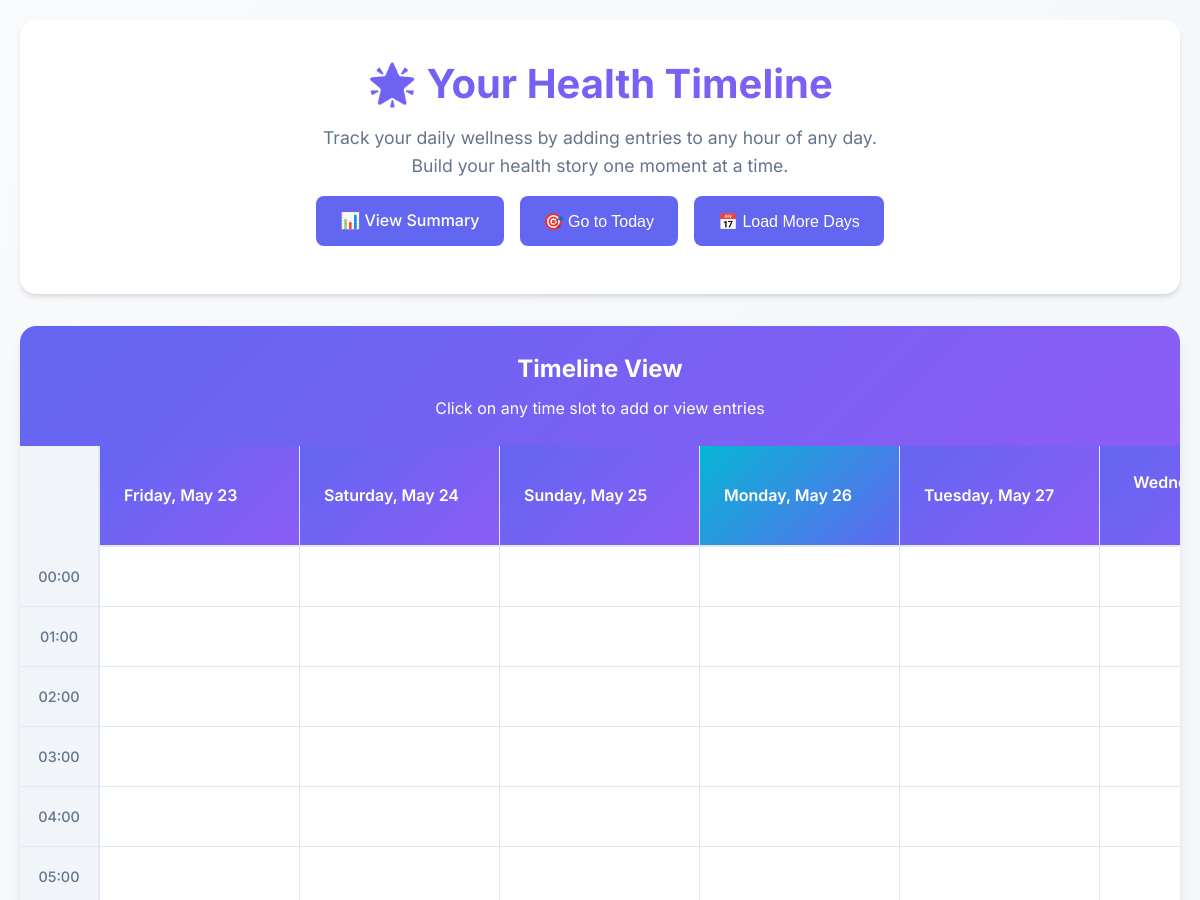
Before: / (upper part) with the older database file.
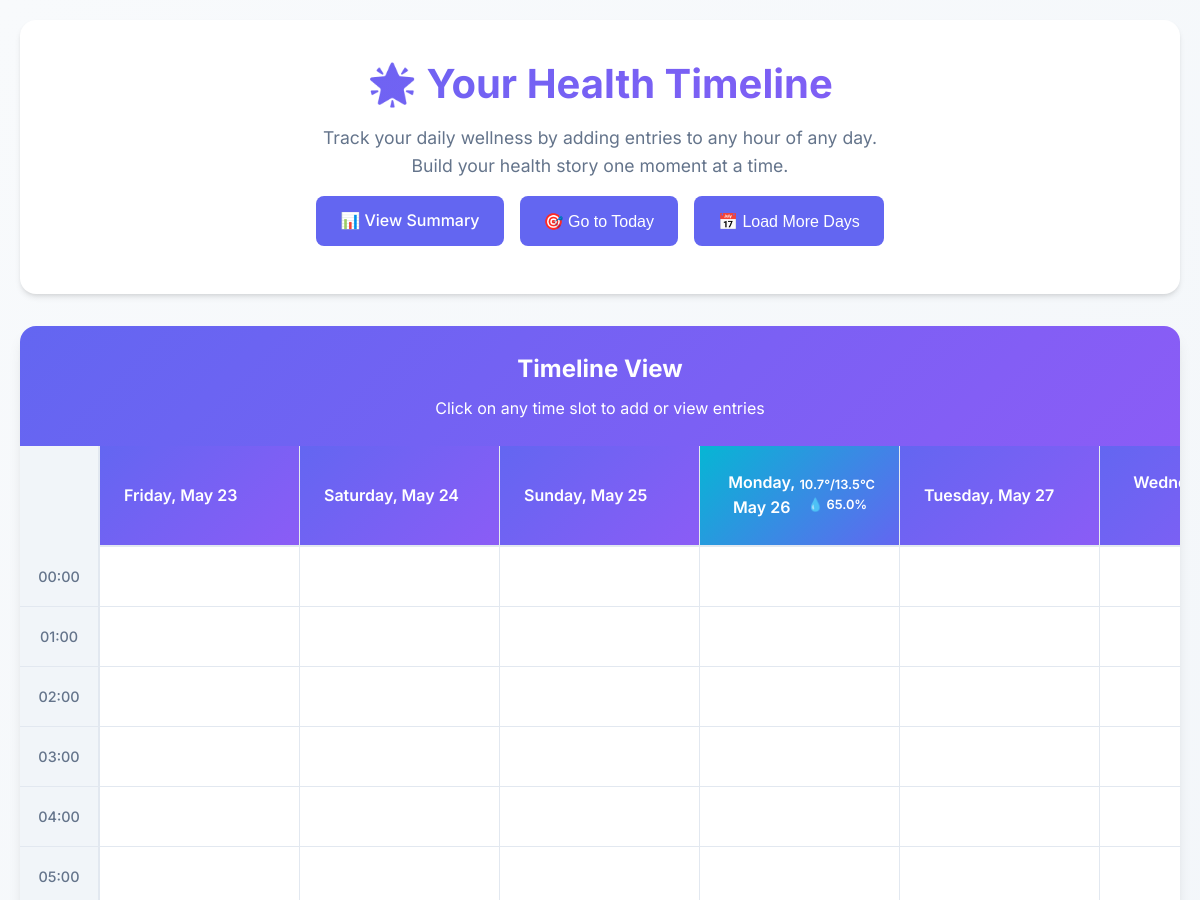
After: the same page with the newer database file.
### tables this page shows
CREATE TABLE weather (
            date TEXT PRIMARY KEY,
            temp_min REAL,
            temp_max REAL,
            humidity REAL,
            pressure REAL,
            precipitation REAL
        );

### app/app.py (the view)
@app.route('/')
def timeline():
    today = date.today()
    start_date = today - timedelta(days=3)  # Show 3 days before
    end_date = today + timedelta(days=3)    # Show 3 days after
    entries = database.get_timeline_data(start_date.isoformat(), end_date.isoformat())
    entry_types = database.get_entry_types()
    mood_options = database.get_mood_options()
    weather_data = database.get_weather_data_range(start_date.isoformat(), end_date.isoformat())
    weather_by_date = {w['date']: w for w in weather_data}
    def fetch_missing_weather():
        current_date = start_date
        while current_date <= end_date:
            date_str = current_date.isoformat()
            if date_str not in weather_by_date:
                weather_info = weather.get_weather_for_date(date_str)
                if weather_info:
                    database.store_weather_data(date_str, weather_info)
            current_date += timedelta(days=1)
    weather_thread = threading.Thread(target=fetch_missing_weather)
    weather_thread.daemon = True
    weather_thread.start()
    timeline_data = {}
    for entry in entries:
        entry_datetime = datetime.fromisoformat(entry['datetime'])
        date_key = entry_datetime.date().isoformat()
        hour_key = entry_datetime.hour
        if date_key not in timeline_data:
            timeline_data[date_key] = {}
        if hour_key not in timeline_data[date_key]:
            timeline_data[date_key][hour_key] = []
        timeline_data[date_key][hour_key].append({
            'type': entry['entry_type'],
            'display_name': entry['display_name'],
            'emoji': entry['emoji'],
            'value_type': entry['value_type'],
            'numeric_value': entry['numeric_value'],
            'text_value': entry['text_value'],
            'notes': entry['notes']
        })
    date_range = []
    current_date = start_date
    while current_date <= end_date:
        date_str = current_date.isoformat()
        weather_info = weather_by_date.get(date_str, {})
        date_range.append({
            'date': date_str,
            'display': current_date.strftime('%A, %B %d'),
            'is_today': current_date == today,
            'weather': weather_info,
            'weather_summary': weather.format_weather_summary(weather_info) if weather_info else None
        })
        current_date += timedelta(days=1)
    return render_template('timeline.html',
                         timeline_data=timeline_data,
                         date_range=date_range,
                         entry_types=entry_types,
                         mood_options=mood_options)

### app/database.py (called while the page is built)
def get_db_connection():
    conn = sqlite3.connect(DB_PATH)
    conn.row_factory = sqlite3.Row  # Return rows as dictionaries
    return conn

def get_timeline_data(start_date, end_date):
    conn = get_db_connection()
    cursor = conn.cursor()
    cursor.execute('''
        SELECT te.datetime, te.entry_type, te.numeric_value, te.text_value, te.notes,
               et.display_name, et.emoji, et.value_type
        FROM timeline_entries te
        JOIN entry_types et ON te.entry_type = et.type_name
        WHERE date(te.datetime) BETWEEN ? AND ?
        ORDER BY te.datetime ASC
    ''', (start_date, end_date))
    entries = cursor.fetchall()
    conn.close()
    return entries

def get_entry_types():
    conn = get_db_connection()
    cursor = conn.cursor()
    cursor.execute('SELECT * FROM entry_types ORDER BY display_name')
    entry_types = cursor.fetchall()
    conn.close()
    return entry_types

def get_mood_options():
    return [
        {'value': 1, 'label': 'Terrible 😞', 'emoji': '😞'},
        {'value': 2, 'label': 'Bad 😔', 'emoji': '😔'},
        {'value': 3, 'label': 'Okay 😐', 'emoji': '😐'},
        {'value': 4, 'label': 'Good 😊', 'emoji': '😊'},
        {'value': 5, 'label': 'Excellent 😄', 'emoji': '😄'}
    ]

def get_weather_data_range(start_date, end_date):
    conn = get_db_connection()
    cursor = conn.cursor()
    cursor.execute('''
        SELECT * FROM weather
        WHERE date BETWEEN ? AND ?
        ORDER BY date
    ''', (start_date, end_date))
    weather_data = cursor.fetchall()
    conn.close()
    return [dict(row) for row in weather_data]

### app/weather.py (called while the page is built)
def format_weather_summary(weather_data):
    if not weather_data:
        return "Weather data unavailable"
    temp_range = f"{weather_data.get('temp_min', 0):.1f}°C - {weather_data.get('temp_max', 0):.1f}°C"
    description = weather_data.get('weather_description', 'Unknown').title()
    humidity = weather_data.get('humidity', 0)
    precipitation = weather_data.get('precipitation', 0)
    summary = f"{description}, {temp_range}"
    if humidity > 0:
        summary += f", {humidity}% humidity"
    if precipitation > 0:
        summary += f", {precipitation:.1f}mm rain"
    return summary

### app/templates/timeline.html (shortened to what this page needs)
<!doctype html>
<html lang="en">
  <head>
    <link
      rel="stylesheet"
      href="{{ url_for('static', filename='style.css') }}"
    />
  </head>
  <body>
    <div class="container">
      <div class="header">
        <h1>🌟 Your Health Timeline</h1>
        <p>
          Track your daily wellness by adding entries to any hour of any day.
          Build your health story one moment at a time.
        </p>
        <div class="nav-buttons">
          <a href="{{ url_for('view_entries') }}" class="nav-btn"
            >📊 View Summary</a
          >
          <button class="nav-btn" onclick="goToToday()">🎯 Go to Today</button>
          <button class="nav-btn" onclick="loadMoreDays()">
            📅 Load More Days
          </button>
        </div>
      </div>
      <div class="timeline-container">
        <div class="timeline-header">
          <h2>Timeline View</h2>
          <p>Click on any time slot to add or view entries</p>
        </div>
        <div class="timeline-grid">
          <div class="time-labels">
            {% for hour in range(24) %}
            <div class="time-label">{{ "%02d:00"|format(hour) }}</div>
            {% endfor %}
          </div>
          <div class="timeline-content">
            <div class="days-header">
              {% for day in date_range %}
              <div class="day-header {{ 'today' if day.is_today else '' }}">
                <div>{{ day.display }}</div>
                {% if day.weather %}
                <div class="weather-info">
                  <div>
                    {{ day.weather.temp_min|round(1) }}°/{{ day.weather.temp_max|round(1) }}°C
                  </div>
                  {% if day.weather.humidity %}
                  <div>
                    💧 {{ day.weather.humidity }}%
                  </div>
                  {% endif %}
                </div>
                {% elif day.weather_summary %}
                <div class="weather-info">
                  {{ day.weather_summary }}
                </div>
                {% endif %}
              </div>
              {% endfor %}
            </div>
            <div class="timeline-rows">
              {% for day in date_range %}
              <div class="day-column" data-date="{{ day.date }}">
                {% for hour in range(24) %}
                <div
                  class="hour-slot"
                  data-date="{{ day.date }}"
                  data-hour="{{ hour }}"
                  onclick="openEntryModal('{{ day.date }}', {{ hour }})"
                >
                </div>
                {% endfor %}
              </div>
              {% endfor %}
            </div>
          </div>
        </div>
      </div>
    </div>
  </body>
</html>

### app/static/style.css (style rules this page uses)
:root { --primary-color: #6366f1; --secondary-color: #8b5cf6; --accent-color: #06b6d4; --success-color: #10b981; --warning-color: #f59e0b; --error-color: #ef4444; --bg-primary: #ffffff; --bg-secondary: #f8fafc; --bg-tertiary: #f1f5f9; --text-primary: #1e293b; --text-secondary: #64748b; --text-tertiary: #94a3b8; --border-color: #e2e8f0; --shadow-sm: 0 1px 2px 0 rgb(0 0 0 / 0.05); --shadow-md: 0 4px 6px -1px rgb(0 0 0 / 0.1), 0 2px 4px -2px rgb(0 0 0 / 0.1); --shadow-lg: 0 10px 15px -3px rgb(0 0 0 / 0.1), 0 4px 6px -4px rgb(0 0 0 / 0.1); --shadow-xl: 0 20px 25px -5px rgb(0 0 0 / 0.1), 0 8px 10px -6px rgb(0 0 0 / 0.1); --radius-sm: 6px; --radius-md: 8px; --radius-lg: 12px; --radius-xl: 16px; }
* { margin: 0; padding: 0; box-sizing: border-box; }
body { font-family: "Inter", -apple-system, BlinkMacSystemFont, "Segoe UI", Roboto, sans-serif; background: linear-gradient( 135deg, var(--bg-secondary) 0%, var(--bg-tertiary) 100% ); color: var(--text-primary); line-height: 1.6; min-height: 100vh; }
.container { max-width: 1200px; margin: 0 auto; padding: 20px; }
.header { text-align: center; margin-bottom: 2rem; padding: 2rem 0; background: var(--bg-primary); border-radius: var(--radius-xl); box-shadow: var(--shadow-md); }
.header h1 { font-size: 2.5rem; font-weight: 700; margin-bottom: 0.5rem; background: linear-gradient( 135deg, var(--primary-color), var(--secondary-color) ); -webkit-background-clip: text; -webkit-text-fill-color: transparent; background-clip: text; }
.header p { color: var(--text-secondary); font-size: 1.1rem; max-width: 600px; margin: 0 auto; }
nav a, .nav-btn { padding: 0.75rem 1.5rem; background: var(--primary-color); color: white; text-decoration: none; border-radius: var(--radius-md); font-weight: 500; transition: all 0.2s ease; border: none; cursor: pointer; font-size: 1rem; display: inline-flex; align-items: center; gap: 0.5rem; }
.nav-buttons { display: flex; justify-content: center; gap: 1rem; margin: 1rem 0; flex-wrap: wrap; }
.timeline-container { background: var(--bg-primary); border-radius: var(--radius-xl); box-shadow: var(--shadow-lg); overflow: hidden; }
.timeline-header { padding: 1.5rem; background: linear-gradient( 135deg, var(--primary-color), var(--secondary-color) ); color: white; text-align: center; }
.timeline-header h2 { margin-bottom: 0.5rem; font-size: 1.5rem; }
.timeline-grid { display: grid; grid-template-columns: 80px 1fr; min-height: 600px; }
.time-labels { background: var(--bg-tertiary); border-right: 2px solid var(--border-color); align-content: end; }
.time-label { height: 60px; display: flex; align-items: center; justify-content: center; font-weight: 500; color: var(--text-secondary); border-bottom: 1px solid var(--border-color); font-size: 0.9rem; }
.timeline-content { overflow-x: auto; }
.days-header { display: flex; background: var(--bg-secondary); border-bottom: 2px solid var(--border-color); position: sticky; top: 0; z-index: 10; }
.day-header { min-width: 200px; padding: 1rem; text-align: center; border-right: 1px solid var(--border-color); font-weight: 600; background: var(--bg-primary); }
.day-header.today { background: linear-gradient( 135deg, var(--accent-color), var(--primary-color) ); color: white; }
.weather-info { font-size: 0.8rem; }
.timeline-rows { display: flex; }
.day-column { min-width: 200px; border-right: 1px solid var(--border-color); }
.hour-slot { height: 60px; border-bottom: 1px solid var(--border-color); padding: 0.5rem; cursor: pointer; transition: all 0.2s ease; position: relative; display: flex; flex-wrap: wrap; gap: 0.25rem; align-items: flex-start; overflow: hidden; }
.day-header { padding: 1.5rem; background: linear-gradient( 135deg, var(--primary-color), var(--secondary-color) ); color: white; display: flex; justify-content: space-between; align-items: center; }

Changed rows visible on the page:
added weather: weather.temp_min "10.7", weather.temp_max "13.5", weather.humidity "65.0"
Other visible differences:
new list line: "Monday, May 26 °/ °C %"
list line gone: "Monday, May 26"
